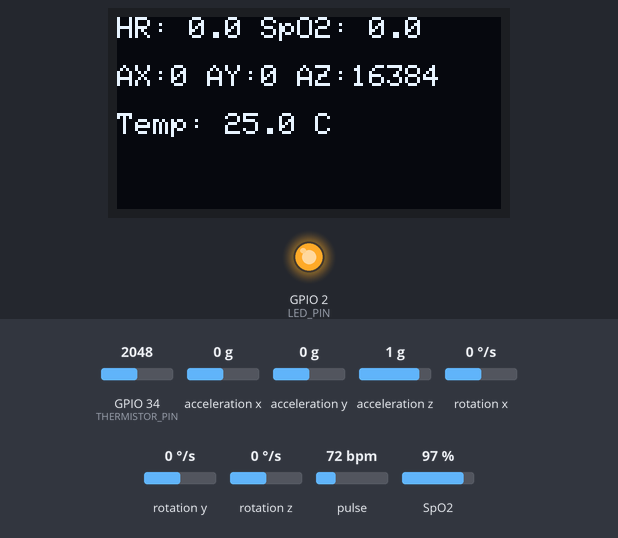
Bench run of a sketch on a simulated ESP32. Shown: 128×64 one-colour display, output pins drawn as LEDs (lit = HIGH). Inputs (shaded band) come from the test bench; at power-on: acceleration x 0 g, GPIO 34 (THERMISTOR_PIN) = 2048, acceleration y 0 g, acceleration z 1 g, pulse 72 bpm, rotation x 0 °/s, rotation y 0 °/s, rotation z 0 °/s, SpO2 97 %. WiFi joins after 1.5 s; servers stay silent unless stated; what the sketch prints to the serial monitor is not drawn.

Above: at 3.2 s.
3.3 s: acceleration x set to -1.4 g
At 4.9 s:
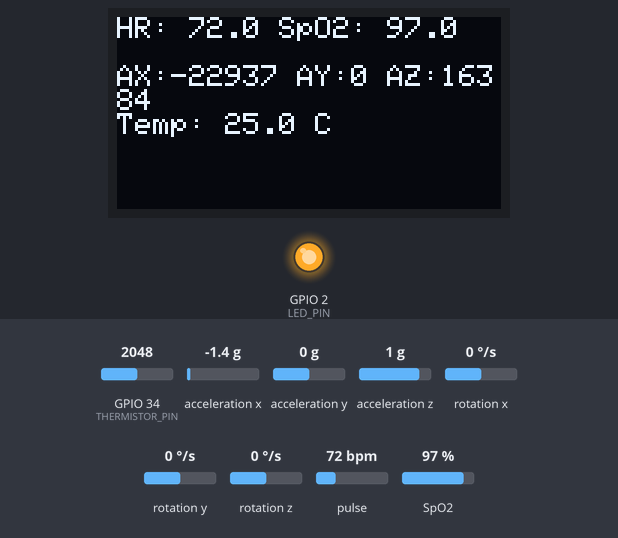
5.3 s: GPIO 34 (THERMISTOR_PIN) set to 2866
At 6.3 s:
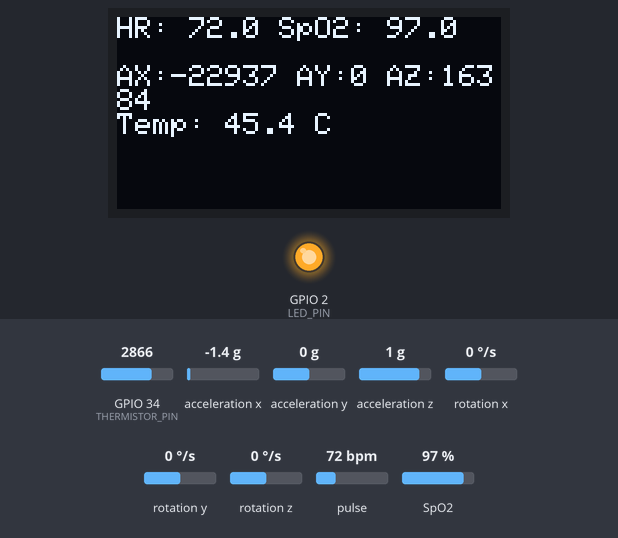
6.8 s: acceleration y set to -1.4 g
At 7.7 s:
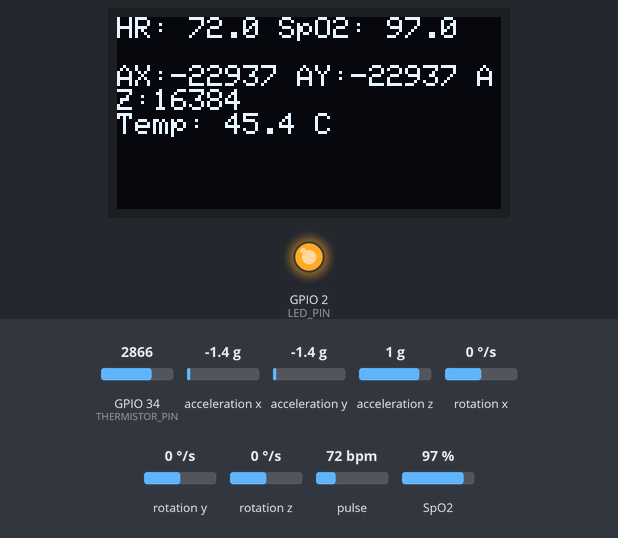
8.3 s: acceleration z set to -1.4 g
At 9.1 s:
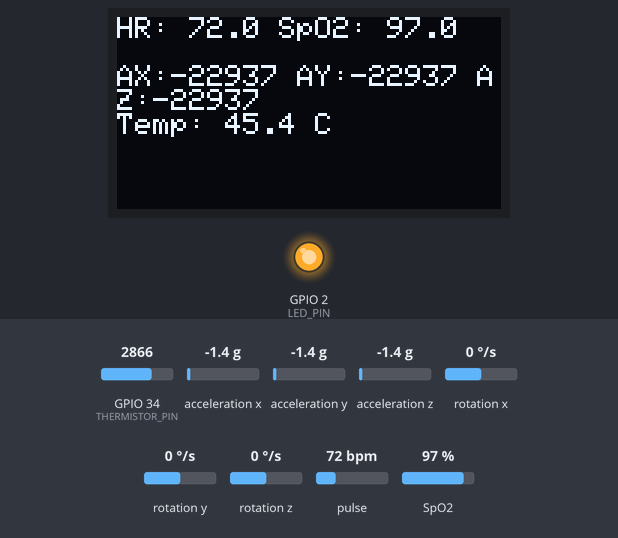
9.9 s: GPIO 34 (THERMISTOR_PIN) set to 3972
At 10.8 s:
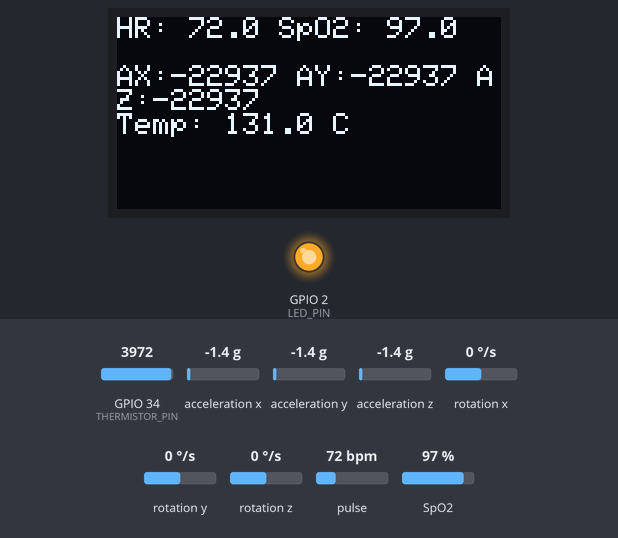
11.7 s: pulse set to 42 bpm
At 12.4 s:
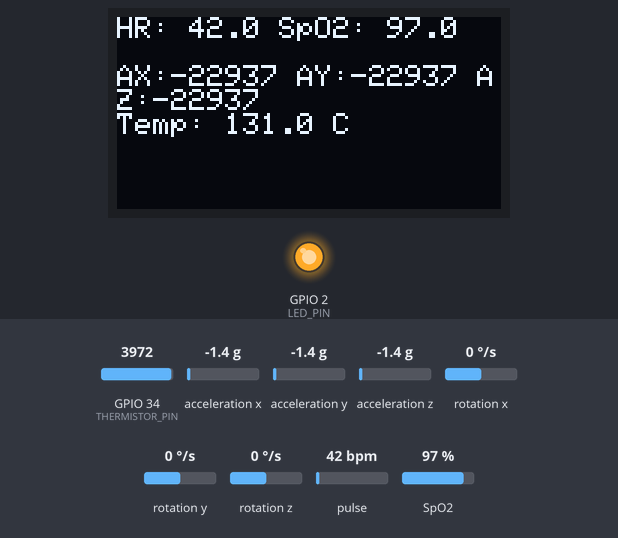
Timing chart, 0 to 14.5 s (numbered marks = the images above; inputs shaded):
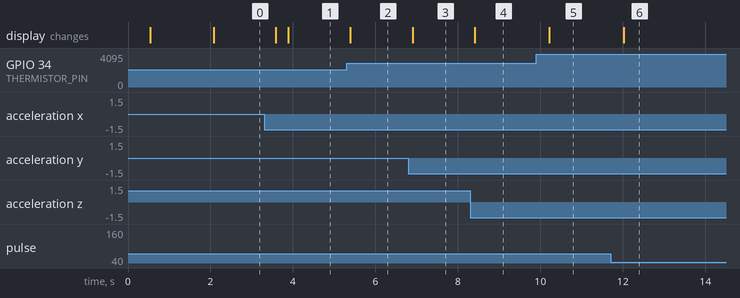

The sketch:

esp32-health-monitor.ino
```cpp
#include <Wire.h>
#include <Adafruit_SSD1306.h>
#include <Adafruit_GFX.h>
#include "MAX30100_PulseOximeter.h"
#include <MPU6050.h>
#include <WiFi.h>
#include <WebServer.h>
#include <ArduinoJson.h>

// ---------- OLED ----------
#define SCREEN_WIDTH 128
#define SCREEN_HEIGHT 64
#define OLED_RESET -1
Adafruit_SSD1306 display(SCREEN_WIDTH, SCREEN_HEIGHT, &Wire, OLED_RESET);

// ---------- Sensors ----------
PulseOximeter pox;
MPU6050 mpu;

// ---------- Thermistor ----------
#define THERMISTOR_PIN 34
#define SERIES_RESISTOR 100000  // 100k
#define BETA_VALUE 3950         // Adjust if you know exact thermistor B-value

const char* WIFI_SSID = "YOUR_SSID";
const char* WIFI_PASSWORD = "YOUR_PASSWORD";
WebServer server(80);
const char* DEVICE_ID = "esp32-001";
#define LED_PIN 2

// ---------- Time ----------
uint32_t lastReadTime = 0;

float currentTemp = 36.5;
float currentHR = 0;
float currentSpO2 = 0;
int16_t currentAx = 0, currentAy = 0, currentAz = 0;
int16_t currentGx = 0, currentGy = 0, currentGz = 0;

// ------------------------------------------------------
// Read Thermistor
// ------------------------------------------------------
float readThermistor() {
  int adcValue = analogRead(THERMISTOR_PIN);
  float Vout = adcValue * 3.3 / 4095;
  float Rt = SERIES_RESISTOR * (3.3 - Vout) / Vout;

  float tempK = 1.0 / (1.0 / 298.15 + (1.0 / BETA_VALUE) * log(Rt / 100000.0));
  float tempC = tempK - 273.15;

  return tempC;
}

// ------------------------------------------------------
// MAX30100 callback
// ------------------------------------------------------
void onBeatDetected() {
  Serial.println("Beat detected!");
}

void handleTelemetry() {
  // Enable CORS
  server.sendHeader("Access-Control-Allow-Origin", "*");
  server.sendHeader("Access-Control-Allow-Methods", "GET, OPTIONS");
  server.sendHeader("Access-Control-Allow-Headers", "Content-Type");
  server.sendHeader("Content-Type", "application/json");

  StaticJsonDocument<512> doc;

  doc["device_id"] = DEVICE_ID;
  doc["timestamp"] = millis();
  doc["heart_rate_bpm"] = (int)currentHR;
  doc["spo2_pct"] = (int)currentSpO2;
  doc["temperature_c"] = currentTemp;

  doc["accel"]["x"] = currentAx;
  doc["accel"]["y"] = currentAy;
  doc["accel"]["z"] = currentAz;

  doc["gyro"]["x"] = currentGx;
  doc["gyro"]["y"] = currentGy;
  doc["gyro"]["z"] = currentGz;

  doc["battery_mv"] = 3900;
  doc["status"]["motion"] = false;
  doc["status"]["fall"] = false;

  String response;
  serializeJson(doc, response);
  server.send(200, "application/json", response);
}

void handleStatus() {
  server.sendHeader("Access-Control-Allow-Origin", "*");
  server.sendHeader("Content-Type", "application/json");

  StaticJsonDocument<256> doc;
  doc["device_id"] = DEVICE_ID;
  doc["ip_address"] = WiFi.localIP().toString();
  doc["wifi_ssid"] = WiFi.SSID();
  doc["wifi_signal"] = WiFi.RSSI();
  doc["uptime_ms"] = millis();
  doc["connected"] = (WiFi.status() == WL_CONNECTED);

  String response;
  serializeJson(doc, response);
  server.send(200, "application/json", response);
}

void setupWiFi() {
  Serial.print("Connecting to WiFi: ");
  Serial.println(WIFI_SSID);

  WiFi.mode(WIFI_STA);
  WiFi.begin(WIFI_SSID, WIFI_PASSWORD);

  int attempts = 0;
  while (WiFi.status() != WL_CONNECTED && attempts < 20) {
    delay(500);
    Serial.print(".");
    attempts++;
  }

  if (WiFi.status() == WL_CONNECTED) {
    Serial.println();
    Serial.println("WiFi connected!");
    Serial.print("IP address: ");
    Serial.println(WiFi.localIP());
    Serial.print("Access sensor data at: http://");
    Serial.print(WiFi.localIP());
    Serial.println("/telemetry");
    digitalWrite(LED_PIN, HIGH);
  } else {
    Serial.println();
    Serial.println("Failed to connect to WiFi");
    digitalWrite(LED_PIN, LOW);
  }
}

void setupHTTPServer() {
  server.on("/telemetry", HTTP_GET, handleTelemetry);
  server.on("/status", HTTP_GET, handleStatus);
  server.on("/", HTTP_GET, []() {
    server.send(200, "text/html",
      "<h1>ESP32 Health Monitor</h1>"
      "<p>API Endpoints:</p>"
      "<ul>"
      "<li><a href='/telemetry'>/telemetry - Get current sensor data (JSON)</a></li>"
      "<li><a href='/status'>/status - Get device status</a></li>"
      "</ul>"
    );
  });

  server.begin();
  Serial.println("HTTP server started on port 80");
}

// ------------------------------------------------------
// Setup
// ------------------------------------------------------
void setup() {
  Serial.begin(115200);
  delay(500);

  pinMode(LED_PIN, OUTPUT);
  digitalWrite(LED_PIN, LOW);

  // ----------- I²C INITIALIZATION -----------
  // MAX30100 requires 100kHz only. Force slow I2C.
  Wire.begin(21, 22);
  Wire.setClock(100000);  // <<< critical

  Serial.println("Initializing OLED...");
  if (!display.begin(SSD1306_SWITCHCAPVCC, 0x3C)) {
    Serial.println("OLED init failed");
    while (1)
      ;
  }

  display.clearDisplay();
  display.setTextSize(1);
  display.setTextColor(SSD1306_WHITE);

  // ----------- MAX30100 INIT ----------
  Serial.println("Initializing MAX30100...");
  if (!pox.begin()) {
    Serial.println("MAX30100 FAILED");
    while (1)
      ;
  }
  pox.setIRLedCurrent(MAX30100_LED_CURR_50MA);
  pox.setOnBeatDetectedCallback(onBeatDetected);


  // ----------- MPU6050 INIT ----------
  Serial.println("Initializing MPU6050...");
  // mpu.initialize();

  // if (!mpu.testConnection()) {
  //   Serial.println("MPU6050 FAILED");
  //   while (1);
  // }

  Serial.println("Scanning for MPU6050...");
  Wire.beginTransmission(0x68);
  if (Wire.endTransmission() == 0) {
    Serial.println("MPU6050 found at 0x68");
    mpu.initialize();
  } else {
    Wire.beginTransmission(0x69);
    if (Wire.endTransmission() == 0) {
      Serial.println("MPU6050 found at 0x69");
      mpu = MPU6050(0x69);  // ⬅ important
      mpu.initialize();
    } else {
      Serial.println("MPU6050 NOT FOUND on 0x68 or 0x69");
      while (1)
        ;
    }
  }

  setupWiFi();
  setupHTTPServer();

  Serial.println("All sensors initialized successfully.");
}

// ------------------------------------------------------
// Loop
// ------------------------------------------------------
void loop() {

  server.handleClient();

  if (WiFi.status() != WL_CONNECTED) {
    Serial.println("WiFi disconnected, attempting to reconnect...");
    WiFi.reconnect();
  }

  // --- MAX30100 update (must run every loop) ---
  pox.update();

  if (millis() - lastReadTime > 300) {
    lastReadTime = millis();

    // --- MPU data ---
    mpu.getMotion6(&currentAx, &currentAy, &currentAz, &currentGx, &currentGy, &currentGz);

    // --- Thermistor ---
    currentTemp = readThermistor();

    currentHR = pox.getHeartRate();
    currentSpO2 = pox.getSpO2();

    // ---------- OLED OUTPUT ----------
    display.clearDisplay();
    display.setCursor(0, 0);
    display.print("HR: ");
    display.print(currentHR, 1);

    display.print(" SpO2: ");
    display.print(currentSpO2, 1);

    display.setCursor(0, 16);
    display.print("AX:");
    display.print(currentAx);
    display.print(" AY:");
    display.print(currentAy);
    display.print(" AZ:");
    display.print(currentAz);

    display.setCursor(0, 32);
    display.print("Temp: ");
    display.print(currentTemp, 1);
    display.print(" C");

    display.display();

    // ---------- Serial Debug ----------
    Serial.print("HR: ");
    Serial.print(currentHR);
    Serial.print(" SpO2: ");
    Serial.print(currentSpO2);

    Serial.print(" | Temp: ");
    Serial.print(currentTemp);

    Serial.print(" | AX:");
    Serial.print(currentAx);
    Serial.print(" AY:");
    Serial.print(currentAy);
    Serial.print(" AZ:");
    Serial.println(currentAz);
  }
}
```

Measured:
- after the input at 3.3 s, the display: first changes after 0.28 s (image 1 shows a later state)
- after the input at 5.3 s, the display: changes after 0.09 s (image 2)
- after the input at 6.8 s, the display: changes after 0.10 s (image 3)
- after the input at 8.3 s, the display: changes after 0.11 s (image 4)
- after the input at 9.9 s, the display: changes after 0.31 s (image 5)
- after the input at 11.7 s, the display: changes after 0.32 s (image 6)
